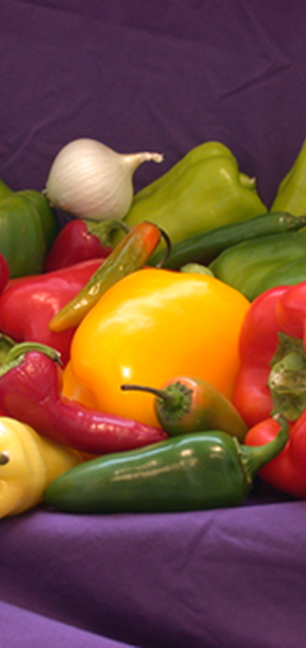
%> input picture HY370/Lab6Data-Ex2/peppers.png (cropped and resized to the size of MATLAB's example picture), 306 x 648 px, given in place of board.tif, which was not available
$ octave ask2_iii_sobel.m   (GNU Octave 9; MATLAB toolbox functions it lacks are replaced by stand-ins)
%> lines starting %> are read from the running program, lines starting %| are printed output that depends on the picture; in (x1, y1, x2, y2) boxes, pixels count from 0 and x2, y2 are one past the last pixel; in counts of white or black regions, pixels touching at a corner belong together; the program's own positions count from 1; pictures that were not available may be replaced by others from this repository, and a replacement may not be noted
### HY370/Lab6Data-Ex2/PrewittGradDetector.m
function img = PrewittGradDetector(image)

% Calculates the 3x3 Sobel Gradient Detector given an input image
%
% img = output image (gradient-detected)
% image = input image name as string

B=imread(image);
%> B is the input picture: size 648x306x3 uint8; mean R, G, B 120.3, 77, 56.3

if size(B,3)==3
    B = double(rgb2gray(B));
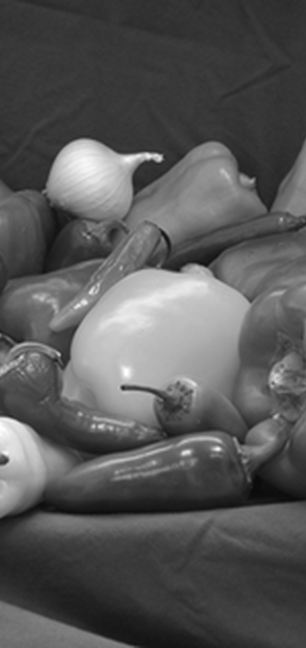
%> B: size 648x306 double; min 10, max 255, mean 87.6
end

if size(B,3)<3
B = double((B));
end
Dx = [-1 0 1; -1 0 1; -1 0 1];
Dy = [-1 -1 -1; 0 0 0; 1 1 1];

[M,N] = size(B);
%> M = 648; N = 306

img=zeros(M,N);
img= double(img);

for i = 2:M-1
    for j = 2:N-1
      Gx=Dx(1,1)*B(i-1,j-1)+Dx(1,2)*B(i-1,j)+Dx(1,3)*B(i-1,j+1)+Dx(2,1)*B(i,j-1)+ Dx(2,2)*B(i,j)+Dx(2,3)*B(i,j+1)+Dx(3,1)*B(i+1,j-1)+Dx(3,2)*B(i+1,j)+Dx(3,3)*B(i+1,j+1);
      Gy=Dy(1,1)*B(i-1,j-1)+Dy(1,2)*B(i-1,j)+Dy(1,3)*B(i-1,j+1)+Dy(2,1)*B(i,j-1)+ Dy(2,2)*B(i,j)+Dy(2,3)*B(i,j+1)+Dy(3,1)*B(i+1,j-1)+Dy(3,2)*B(i+1,j)+Dy(3,3)*B(i+1,j+1);
      img(i-1,j-1)=sqrt(power(Gx,2)+power(Gy,2));
    end
end
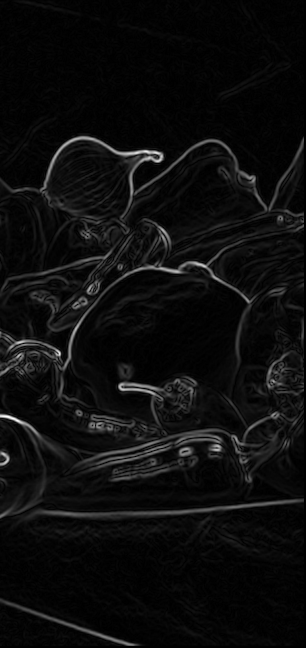
%> img: size 648x306 double; min 0, max 371.8, mean 19.6; drawn with min black and max white

Gr2= uint8(img);
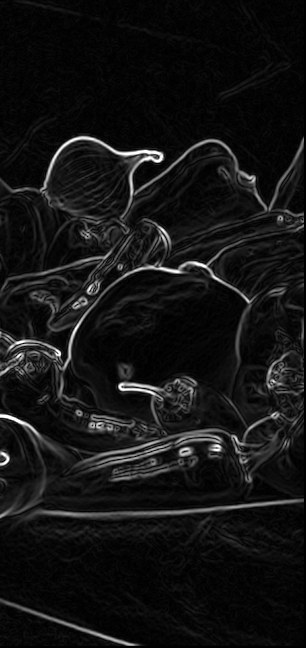
%> Gr2: size 648x306 uint8; min 0, max 255, mean 19.5
% Show the result
figure; imshow(Gr2); title('Prewitt  3x3 filtered image');

### HY370/Lab6Data-Ex2/EdgeDetector.m
function img = EdgeDetector(image, method)
%
% Calculates the a 3 x 3 Prewitt or Sobel Edge Detector given an input image
%
% img = output image (edge-detected)
% image = input image name as string
% method = string ’sobel’ or ’prewitt’
%
% This function should call PrewittGradDetector.m or SobelGradDetector.m
%
% Careful! : Only 3x3 methods will be implemented in this function!

if strcmp(method, 'sobel')
    img=SobelGradDetector(image);
    T=max(max(img))/8;
    [M N]=size(img);
    for i = 1:M
        for j = 1:N
            t=img(i,j);
            if(t<T)
                img(i,j)=0;
            end
            if(t>T)
                img(i,j)=255;
            end
        end
    end

Gr= uint8(img);
% Show the result
figure; imshow(Gr); title('Binary image Sobel 3x3 filtered');

elseif strcmp(method, 'prewitt')
    img=PrewittGradDetector(image);
        T=max(max(img))/8;
%> T = 46.48
    [M N]=size(img);
%> M = 648; N = 306
    for i = 1:M
        for j = 1:N
            t=img(i,j);
            if(t<T)
                img(i,j)=0;
            end
            if(t>T)
                img(i,j)=255;
            end
        end
    end
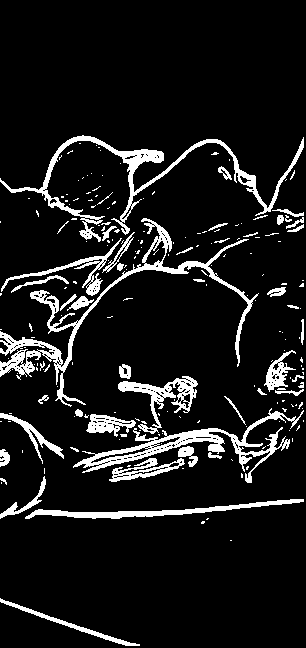
%> img: size 648x306 double; 10% white; 207 white regions (158 under 20 px), largest, box (x1, y1, x2, y2) and area: (0, 218, 259, 407) 3912, (0, 135, 304, 242) 3303, (73, 408, 304, 483) 2901

Gr= uint8(img);
figure; imshow(Gr); title('Binary image Prewitt 3x3 filtered');
else
error('Method not found!');
end

### HY370/Lab6Data-Ex2/ask2_iii_sobel.m
A=('/home/klodjan/MEGA/simeiosis/HY370/Lab6Data-Ex2/peppers.png');

k='/usr/local/MATLAB/R2012a/toolbox/images/imdemos/board.tif';
gg='sobel';
m='prewitt';
%G1=SobelGradDetector(A);
%PrewittGradDetector(k);
EdgeDetector(k,m);
